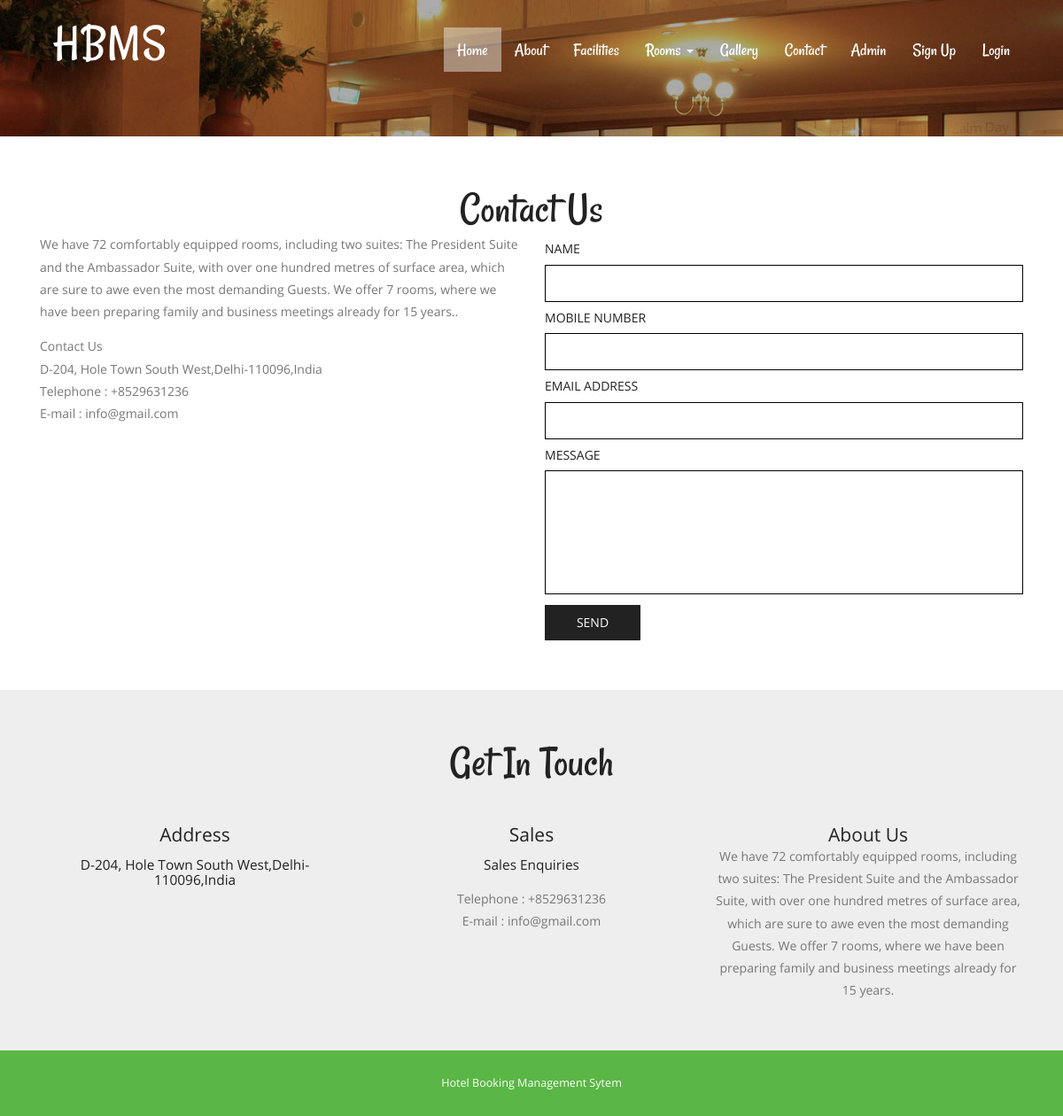
The page /contact.php on the database its author committed.
### tables this page shows
CREATE TABLE `tblpage` (
  `ID` int(10) NOT NULL,
  `PageType` varchar(120) DEFAULT NULL,
  `PageTitle` varchar(200) DEFAULT NULL,
  `PageDescription` mediumtext DEFAULT NULL,
  `Email` varchar(120) DEFAULT NULL,
  `MobileNumber` bigint(10) DEFAULT NULL,
  `UpdationDate` timestamp NULL DEFAULT NULL ON UPDATE current_timestamp()
);

### src/contact.php (the view, shortened to what this page needs)
<?php
include('includes/dbconnection.php');
?>
<!DOCTYPE HTML>
<html>
<head>
<link href="css/bootstrap.css" rel="stylesheet" type="text/css" media="all">
<link href="css/style.css" rel="stylesheet" type="text/css" media="all" />
</head>
<body>
			<div class="header head-top">
				<div class="container">
			<?php include_once('includes/header.php');?>
		</div>
</div>
			<div class="content">
				<div class="contact">
				<div class="container">
					<h2>contact us</h2>
				<div class="contact-grids">
					<div class="col-md-6 contact-left">
						<?php
$sql="SELECT * from tblpage where PageType='aboutus'";
$query = $dbh -> prepare($sql);
$query->execute();
$results=$query->fetchAll(PDO::FETCH_OBJ);
$cnt=1;
if($query->rowCount() > 0)
{
foreach($results as $row)
{               ?>
						<p><?php  echo htmlentities($row->PageDescription);?>.</p><?php $cnt=$cnt+1;}} ?>
						<?php
$sql="SELECT * from tblpage where PageType='contactus'";
$query = $dbh -> prepare($sql);
$query->execute();
$results=$query->fetchAll(PDO::FETCH_OBJ);
$cnt=1;
if($query->rowCount() > 0)
{
foreach($results as $row)
{               ?>
							<address>
								<p><?php  echo htmlentities($row->PageTitle);?></p>
								<p><?php  echo htmlentities($row->PageDescription);?></p>
								<p>Telephone : +<?php  echo htmlentities($row->MobileNumber);?></p>
								<p>E-mail : <?php  echo htmlentities($row->Email);?></p>
							</address><?php $cnt=$cnt+1;}} ?>
					</div>
						<div class="col-md-6 contact-right">
							<form method="post">
								<h5>Name</h5>
								<input type="text"  type="text" value="" name="name" required="true">
								<h5>Mobile Number</h5>
								<input type="text" name="phone" required="true" maxlength="10" pattern="[0-9]+">
								<h5>Email Address</h5>
								<input type="text" type="email" value="" name="email" required="true">
								<h5>Message</h5>
								 <textarea rows="10" name="message" required="true"></textarea>
								 <input type="submit" value="send" name="submit">
						 	 </form>
						</div>
						<div class="clearfix"></div>
					</div>
				</div>
			</div>
		<?php include_once('includes/getintouch.php');?>
			</div>
			<?php include_once('includes/footer.php');?>
</html>

### src/includes/getintouch.php
<div class="touch-section">
					<div class="container">
						<h3>get in touch</h3>
						<div class="touch-grids">
							<?php
$sql="SELECT * from tblpage where PageType='contactus'";
$query = $dbh -> prepare($sql);
$query->execute();
$results=$query->fetchAll(PDO::FETCH_OBJ);
$cnt=1;
if($query->rowCount() > 0)
{
foreach($results as $row)
{               ?>
							<div class="col-md-4 touch-grid">
								<h4>address</h4>
								<h5><?php  echo htmlentities($row->PageDescription);?></h5>
							</div>
							<div class="col-md-4 touch-grid">
								<h4>Sales</h4>
								<h5>Sales Enquiries</h5>
								<p>Telephone : +<?php  echo htmlentities($row->MobileNumber);?></p>
							<p>E-mail : <?php  echo htmlentities($row->Email);?></p>
							</div><?php $cnt=$cnt+1;}} ?>
							<div class="col-md-4 touch-grid">
								<?php
$sql="SELECT * from tblpage where PageType='aboutus'";
$query = $dbh -> prepare($sql);
$query->execute();
$results=$query->fetchAll(PDO::FETCH_OBJ);
$cnt=1;
if($query->rowCount() > 0)
{
foreach($results as $row)
{               ?>
							<h4><?php  echo htmlentities($row->PageTitle);?></h4>
								<p><?php  echo htmlentities($row->PageDescription);?></p>
							</div><?php $cnt=$cnt+1;}} ?>
							<div class="clearfix"></div>
						</div>
					</div>
					</div>

### src/css/style.css (style rules this page uses)
h1,h2,h3,h4,h5,h6 { padding:0 0; margin:0 0; }
p { padding:0 0; margin:0 0; }
body { padding:0 0; margin:0 0; font-family: 'OpenSans-Regular' }
.header { background:url(../images/banner1.jpg) no-repeat 0px 0px; background-size:cover; -webkit-background-size: cover; -moz-background-size: cover; -o-background-size: cover; -ms-background-size: cover; min-height:764px; padding-bottom: 4em; }
.touch-section { padding: 4em 0; text-align: center; background-color: #eee; }
.touch-grids { margin-top: 3em; }
.touch-grid h4 { font-size: 1.5em; color: #222; text-transform: capitalize; }
.touch-section h3 { font-size: 3.5em; text-transform: capitalize; font-family: 'Rancho-Regular'; color: #222; }
.touch-grid h5 { font-size: 1.1em; padding: 1em 0; color: #222; }
.touch-grid p { font-size: 1em; line-height: 1.8em; color: #777; }
.head-top { min-height: 115px !important; }
.contact { padding: 4em 0; }
.contact h2 { font-size: 3.5em; text-transform: capitalize; font-family: 'Rancho-Regular'; color: #222; text-align:center; }
.contact-left p { color: #777; font-size: 1em; line-height: 1.8em; }
address { margin: 1em 0 0; }
.contact-right h5 { font-size:1em; text-transform: uppercase; font-weight: 400; padding: 10px 0; color: #222; }
.contact-right input[type="text"] { width: 100%; padding: 10px 10px; font-size: 1em; outline: none; border: 1px solid #000; }
.contact-right textarea { width: 100%; padding: 10px 10px; font-size: 1em; height: 10em; resize: none; outline: none; border: 1px solid #000; }
.contact-right input[type="submit"] { width: 20%; font-size: 1em; text-transform: uppercase; background: #222; border: none; outline: none; margin-top: 0.5em; color: #fff; font-weight: 500; padding: 10px 0; }
@media (max-width:1440px) { .header { min-height: 679px; } }
@media (max-width:1366px) { .header { min-height: 652px; } }
@media (max-width:1280px) { .header { min-height: 602px; } }

### rows shown on the page
tblpage: PageDescription "We have 72 comfortably equipped rooms, including two suites: The President Suite and the Ambassador Suite, with over one hundred metres of surface area, which are sure to awe even the most demanding Guests. We offer 7 rooms, where we have been preparing family and business meetings already for 15 years.", PageTitle "About Us"
tblpage: PageTitle "Contact Us", PageDescription "D-204, Hole Town South West,Delhi-110096,India", MobileNumber "8529631236", Email "info@gmail.com"
